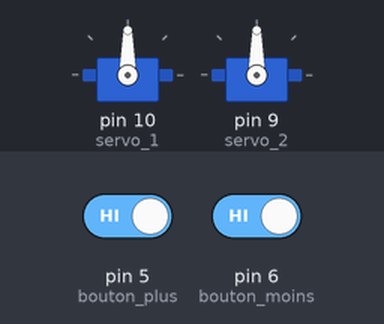
The sketch below on a simulated Arduino Uno, built with avr-gcc and run on an emulated ATmega328P. On the bench: 2 × servo. The inputs (shaded band) are chosen by the test bench; at power-on: pin 5 (bouton_plus) HIGH, pin 6 (bouton_moins) HIGH.

Above: at 1.2 s.
1.3 s: pin 5 (bouton_plus) driven LOW
At 5.8 s:
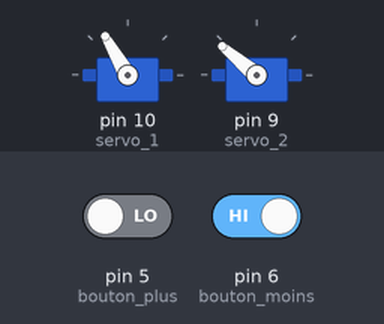
6.3 s: pin 5 (bouton_plus) driven HIGH and pin 6 (bouton_moins) driven LOW
At 7.7 s:
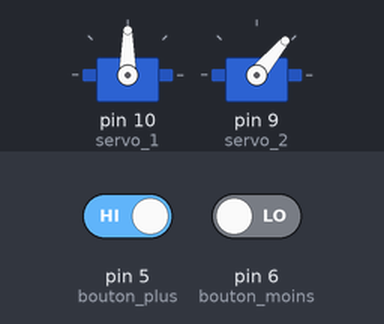
9.3 s: pin 6 (bouton_moins) driven HIGH
At 10.5 s:
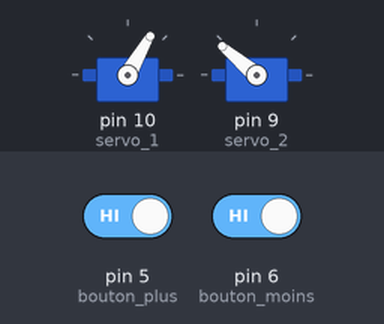
10.8 s: pin 6 (bouton_moins) driven LOW
At 12.4 s:
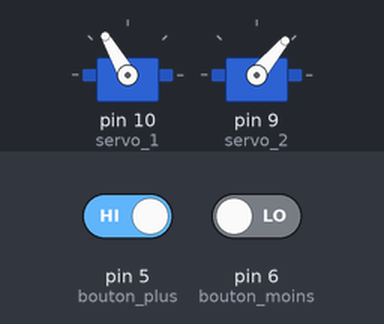
Timing chart, 0 to 13.9 s (numbered marks = the images above; inputs shaded):
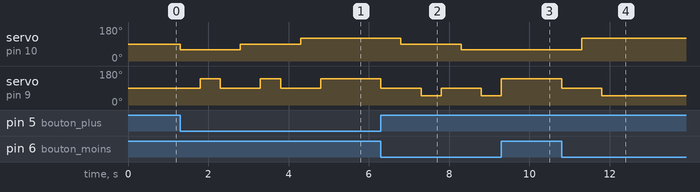

The sketch:

code_final_maquette.ino
```cpp
#include <Servo.h>

const int bouton_plus=5;
const int bouton_moins=6;
int vitesse=0;

Servo monServomoteur_1;   //on affecte des valeurs aux servomoteurs.
Servo monServomoteur_2;
const int servo_1 = 10;
const int servo_2 = 9;

int val_servo_1 = 0;
int val_servo_2 = 0;

int val_plus = 0;
int val_moins = 0;

void setup() {
  pinMode(bouton_plus, INPUT);
  pinMode(bouton_moins, INPUT);

  monServomoteur_1.attach(servo_1);    //on attache le servomoteur 1 sur la broche D10
  monServomoteur_2.attach(servo_2);   //on attache le servomoteur 2 sur la broche D9

  monServomoteur_1.write(90);
  monServomoteur_2.write(90);
}

void loop() {
  //determiner la vitesse en fonction de la position du Servomoteur...
  val_servo_1 =  monServomoteur_1.read();
  val_servo_2 =  monServomoteur_2.read();
  if(val_servo_1 == 120 && val_servo_2 == 50){   //On déduit de la postion des servomoteurs que la marche arrière est engagée
    vitesse = -1;
  }
  if(val_servo_1 == 90 && val_servo_2 == 90){   //On déduit de la postion des servomoteurs que la boîte est au point mort.
    vitesse = 0;
  }
  if(val_servo_1 == 60 && val_servo_2 == 140){   //On déduit de la postion des servomoteurs que la 1ère est engagée
    vitesse = 1;
  }
  if(val_servo_1 == 60 && val_servo_2 == 50){   //On déduit de la postion des servomoteurs que la 2nde est engagée
    vitesse = 2;
  }
  if(val_servo_1 == 90 && val_servo_2 == 140){   //On déduit de la postion des servomoteurs que la 3ème est engagée
    vitesse = 3;
  }
  if(val_servo_1 == 90 && val_servo_2 == 50){   //On déduit de la postion des servomoteurs que la 4ème est engagée
    vitesse = 4;
  }
  if(val_servo_1 == 120 && val_servo_2 == 140){   //On déduit de la postion des servomoteurs que la 5ème est engagée
    vitesse = 5;
  }


  val_plus=digitalRead(bouton_plus);
  val_moins=digitalRead(bouton_moins);

  if(val_plus==LOW){
    if(vitesse==-1){
    //passer le point mort
    monServomoteur_2.write(90);
    delay(500);
    monServomoteur_1.write(90);
    vitesse ++;
    }
    else{
      if(vitesse==0){
      //passer la 1ère
      monServomoteur_1.write(60);
      delay(500);
      monServomoteur_2.write(140);
      vitesse ++;
      }
      else{
        if(vitesse==1){
        //passer la 2nde
        monServomoteur_1.write(60);
        delay(500);
        monServomoteur_2.write(50);
        vitesse ++;
        }
        else{
          if(vitesse==2){
          //passer la 3ème
          monServomoteur_2.write(90);
          delay(500);
          monServomoteur_1.write(90);
          delay(500);
          monServomoteur_2.write(140);
          vitesse ++;
          }
          else{
            if(vitesse==3){
            //passer la 4ème
            monServomoteur_1.write(90);
            delay(500);
            monServomoteur_2.write(50);
            vitesse ++;
            }
            else{
              if(vitesse==4){
              //passer la 5ème
              monServomoteur_2.write(90);
              delay(500);
              monServomoteur_1.write(120);
              delay(500);
              monServomoteur_2.write(140);
              vitesse ++;
              }
              else{
                if(vitesse==5){
                //Ne rien faire
                }
                else{
                  //
                }
              }
            }
          }
        }
      }
    }
  }
  else{
    if(val_moins==LOW){
      if(vitesse==5){
      //passer la 4ème
      monServomoteur_2.write(90);
      delay(500);
      monServomoteur_1.write(90);
      delay(500);
      monServomoteur_2.write(50);
      vitesse --;
      }
      else{
        if(vitesse==4){
        //passer la 3ème
        monServomoteur_1.write(90);
        delay(500);
        monServomoteur_2.write(140);
        vitesse --;
        }
        else{
          if(vitesse==3){
          //passer la 2nde
          monServomoteur_2.write(90);
          delay(500);
          monServomoteur_1.write(60);
          delay(500);
          monServomoteur_2.write(50);
          vitesse --;
          }
          else{
            if(vitesse==2){
            //passer la 1ère
            monServomoteur_1.write(60);
            delay(500);
            monServomoteur_2.write(140);
            vitesse --;
            }
            else{
              if(vitesse==1){
              //passer le point mort
              monServomoteur_2.write(90);
              delay(500);
              monServomoteur_1.write(90);
              vitesse --;
              }
              else{
                if(vitesse==0){
                //passer la marche arrière
                monServomoteur_1.write(120);
                delay(500);
                monServomoteur_2.write(50);
                vitesse --;
                }
                else{
                  if(vitesse==-1){
                  //Ne rien faire
                  }
                  else{
                    //
                  }
                }
              }
            }
          }
        }
      }
    }
  }


}
```

Measured:
- after the input at 1.3 s, servo on pin 10 (servo_1): 90° → 60° at once, → 90° 1.5 s later, → 120° 1.5 s later; servo on pin 9 (servo_2): alternates 140° for 0.50 s and 90° for 1.0 s, starting after 0.50 s
- after the input at 6.3 s, servo on pin 10 (servo_1): 120° → 90° after 0.50 s, → 60° 1.5 s later; servo on pin 9 (servo_2): alternates 90° for 1.0 s and 50° for 0.50 s, starting at once
- after the input at 9.3 s, servo on pin 10 (servo_1): stays 60° (without the input it goes to 120° after 0.50 s)
- after the input at 10.8 s, servo on pin 10 (servo_1): 60° → 120° after 0.50 s; servo on pin 9 (servo_2): 140° → 90° at once, → 50° 1.0 s later
